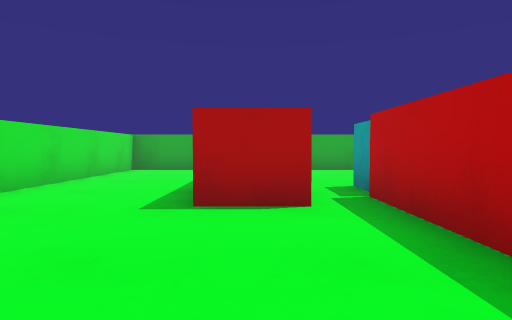
View 1 (above)

12 first-person views from a walk through a Unity game level. The camera is 0.61 m above the floor, tilts 2° down and sees 75° across. The floor is counted in squares, 1 m on a side. Each view is taken from the middle of a square. On the plan, view 1 faces up. The plan holds only what a view shows up to about 10 squares ahead; the rest is blank. The player character is not drawn.

View 2
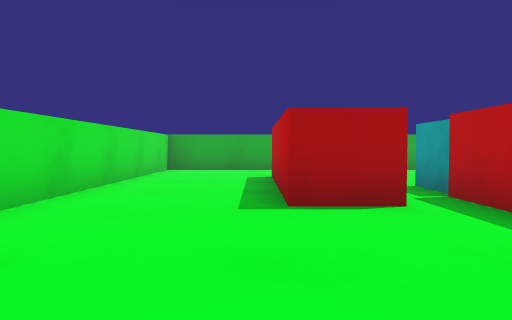

View 3
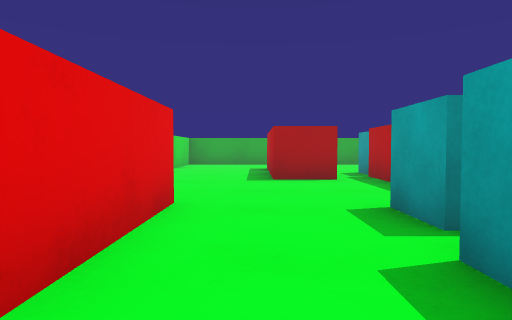

View 4
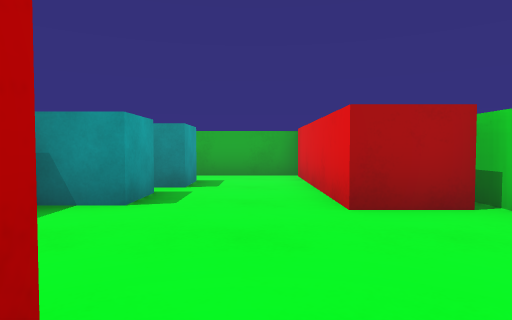

View 5
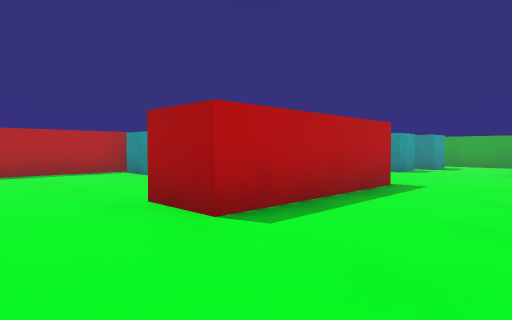

View 6
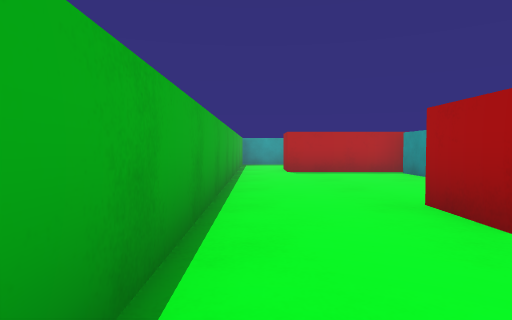

View 7
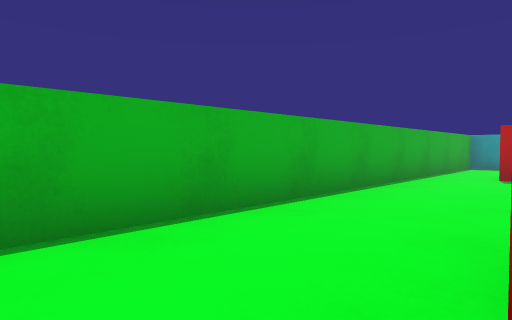

View 8
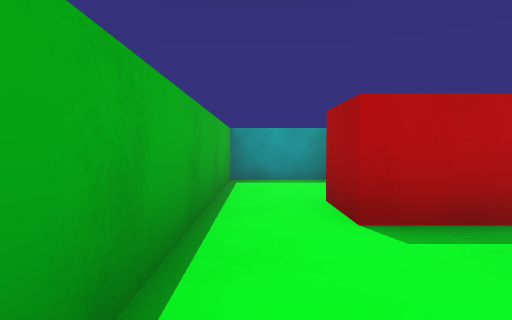

View 9
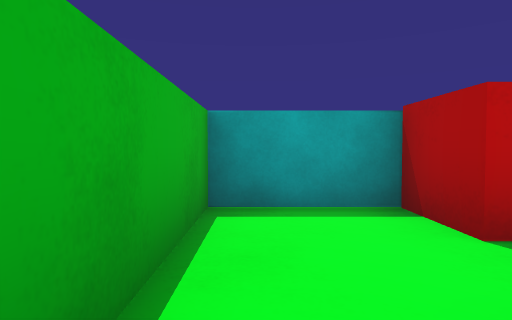

View 10
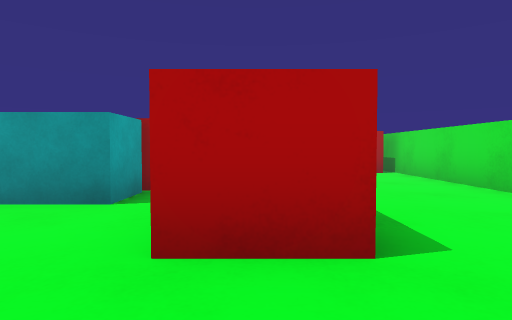

View 11
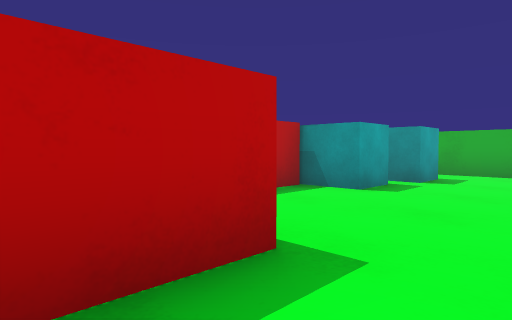

View 12
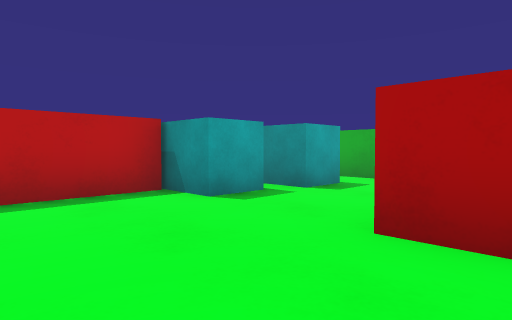

### Floor plan
Ten units are one square. View 1 is at (0, 0); x grows to the right and y downward. Boxes are objects, and circles mark ways between rooms. Rooms are numbered by the first view taken in them; rooms with no view inside come last. Other rooms are left out.
<svg viewBox="-40 -100 140 140">
<path fill="none" stroke="#000" d="M6 -35 -7 -35 -7 -72M-32 -7 -19 -7 -19 35 9 35M4 6 4 -4 14 -4 14 -42M1 22 1 12 10 12M-5 -95 -35 -95 -35 1M14 -44 14 -54 52 -54M56 -51 56 -82M55 -95 -5 -95M-7 -72 6 -72M81 -75 95 -75 95 -95 55 -95M56 -82 69 -82"/>
<circle cx="0" cy="-85" r="3" fill="#2a7"/>
<circle cx="10" cy="-45" r="3" fill="#2a7"/>
<circle cx="60" cy="-90" r="3" fill="#2a7"/>
<text x="-10" y="-30">1</text>
<text x="30" y="-70">2</text>
<text x="80" y="-90">3</text>
</svg>
Room 1 opens to room 2. Room 2 opens to room 3.

Where each view was taken, in squares from view 1:
view 1: 0 up, 0 right, facing up
view 2: 0 up, 1 left, facing up
view 3: 3 down, 1 left, facing up
view 4: 4 up, 1 left, facing down
view 5: 9 up, 3 left, facing down-right
view 6: 9 up, 3 left, facing right
view 7: 7 up, 2 left, facing up-right
view 8: 9 up, 3 right, facing right
view 9: 9 up, 6 right, facing right
view 10: 9 up, 0 right, facing down
view 11: 5 up, 2 left, facing down-right
view 12: 3 up, 3 left, facing down-right
